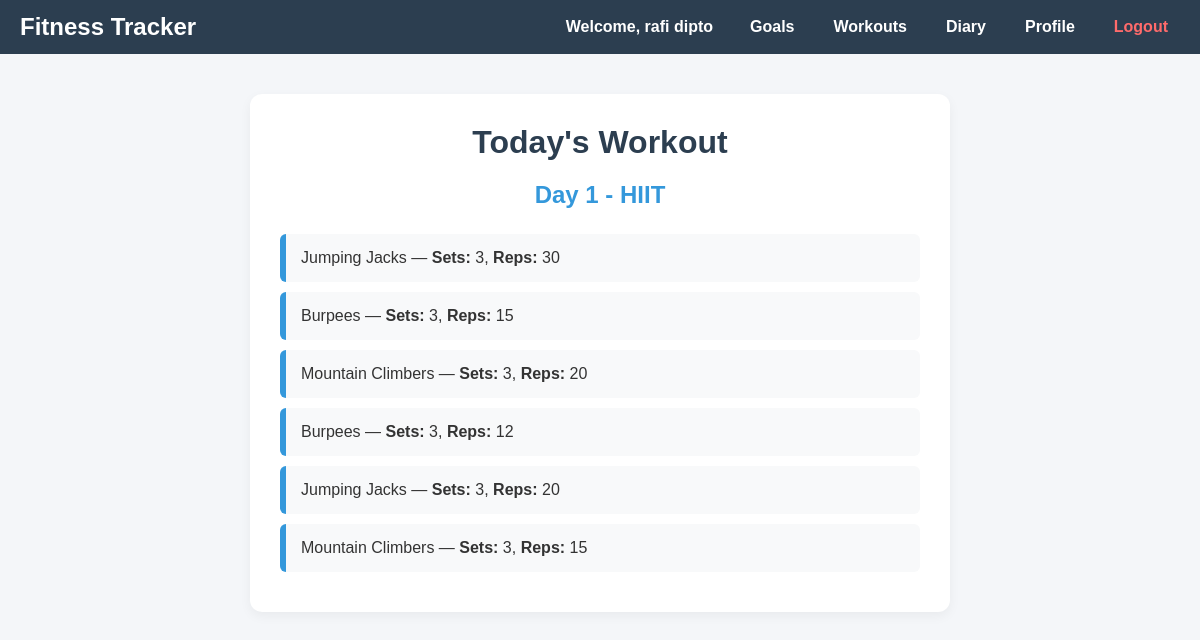
Screenshot of /public/index.php?controller=workout&action=showDailyWorkout (signed in) with the database file from the repository.
### tables this page shows
CREATE TABLE `workouts` (
  `id` int(11) NOT NULL,
  `program_id` int(11) DEFAULT NULL,
  `workout_name` varchar(100) DEFAULT NULL,
  `description` text DEFAULT NULL
);

CREATE TABLE `exercises` (
  `id` int(11) NOT NULL,
  `workout_id` int(11) DEFAULT NULL,
  `exercise_name` varchar(100) DEFAULT NULL,
  `sets` int(11) DEFAULT NULL,
  `reps` varchar(50) DEFAULT NULL
);

### app/controllers/WorkoutController.php (called while the page is built, shortened)
<?php
require ROOT . '/config/database.php';
require_once ROOT . '/app/models/WorkoutModel.php';
function showDailyWorkout() {
    global $conn;
    $user_id = $_SESSION['user']['id'] ?? 0;
    $userProgram = getUserProgram($conn, $user_id);
    $currentWeek = getCurrentWeek($userProgram['start_date'], $userProgram['duration_weeks']);
    $todayName = date('l');
    $workout = getScheduledWorkout($conn, $user_id, $currentWeek, $todayName);
    $exercises = [];
    if ($workout) {
        $exercises = getExercisesByWorkout($conn, $workout['id']);
    }
    require ROOT . '/app/views/workout/daily.php';
}
function getCurrentWeek($programStartDate, $programDurationWeeks) {
    $today = new DateTime();
    $start = new DateTime($programStartDate);
    $diff = $start->diff($today);
    $daysPassed = $diff->days;
    $weekNumber = floor($daysPassed / 7) + 1;
    return $weekNumber;
}

### app/models/WorkoutModel.php (called while the page is built, shortened)
<?php
function getExercisesByWorkout($conn, $workout_id) {
    $stmt = $conn->prepare("SELECT * FROM exercises WHERE workout_id = ?");
    $stmt->bind_param("i", $workout_id);
    $stmt->execute();
    return $stmt->get_result();
}
function getUserProgram($conn, $user_id) {
    $stmt = $conn->prepare("
        SELECT up.*, p.duration_weeks
        FROM user_programs up
        JOIN programs p ON up.program_id = p.id
        WHERE up.user_id = ?");
    $stmt->bind_param("i", $user_id);
    $stmt->execute();
    return $stmt->get_result()->fetch_assoc();
}
function getScheduledWorkout($conn, $user_id, $week_number, $day_of_week) {
    $stmt = $conn->prepare("
        SELECT w.* FROM schedule s
        JOIN workouts w ON s.workout_id = w.id
        WHERE s.user_id = ? AND s.week_number = ? AND s.day_of_week = ?");
    $stmt->bind_param("iis", $user_id, $week_number, $day_of_week);
    $stmt->execute();
    return $stmt->get_result()->fetch_assoc();
}

### app/views/workout/daily.php (the view, shortened to what this page needs)
<?php require_once ROOT . '/app/views/part/header.php'; ?>
<div class="today-container">
    <h1>Today's Workout</h1>
    <?php if ($workout): ?>
        <h2><?= htmlspecialchars($workout['workout_name']) ?></h2>
        <ul class="exercise-list">
            <?php while ($exercise = $exercises->fetch_assoc()): ?>
                <li>
                    <?= htmlspecialchars($exercise['exercise_name']) ?> —
                    <strong>Sets:</strong> <?= $exercise['sets'] ?>,
                    <strong>Reps:</strong> <?= $exercise['reps'] ?>
                </li>
            <?php endwhile; ?>
        </ul>
    <?php else: ?>
        <p class="no-workout">No workout scheduled for today. </p>
    <?php endif; ?>
</div>

### public/index.php (shortened to what this page needs)
<?php
$controller = $_GET['controller'] ?? 'auth';
$action = $_GET['action'] ?? 'login';
$controllerFile = ROOT . "/app/controllers/" . ucfirst($controller) . "Controller.php";
if (file_exists($controllerFile)) {
    if (function_exists($action)) {
        call_user_func($action);
    } else {
        echo "404 - Action '$action' not found.";
    }
} else {
    echo "404 - Controller '$controller' not found.";
}

### app/views/part/header.php (shortened to what this page needs)
<?php
$user = $_SESSION['user'];
?>
<!DOCTYPE html>
<html lang="en">
<head>
</head>
<body>
    <header>
        <nav class="navbar" role="navigation" aria-label="Main navigation">
            <div class="nav-left">
                <a href="?controller=auth&action=dashboard" class="logo-link" aria-label="Fitness Tracker Home">
                    <h1> Fitness Tracker</h1>
                </a>
            </div>
            <div class="nav-right">
                <span class="welcome-user">Welcome, <?= htmlspecialchars($user['first_name'] . ' ' . $user['last_name']) ?></span>
                <a href="?controller=goal&action=create">Goals</a>
                <a href="?controller=workout&action=catalog">Workouts</a>
                <a href="?controller=nutrition&action=diary">Diary</a>
                <a href="?controller=auth&action=profile">Profile</a>
                <a href="?controller=auth&action=logout" style="color: #ff6b6b;">Logout</a>
            </div>
        </nav>
    </header>

### app/views/part/header.php (style rules this page uses)
* { box-sizing: border-box; margin: 0; padding: 0; }
body { font-family: Arial, sans-serif; background-color: #f4f6f9; color: #333; }
.navbar { display: flex; justify-content: space-between; align-items: center; background-color: #2c3e50; padding: 10px 20px; color: white; flex-wrap: wrap; }
.logo-link { color: white; text-decoration: none; }
.nav-right { display: flex; align-items: center; gap: 15px; flex-wrap: wrap; }
.nav-right a { color: #fff; text-decoration: none; font-weight: bold; padding: 8px 12px; border-radius: 4px; transition: background-color 0.3s ease; }
.welcome-user { margin-right: 10px; font-weight: bold; white-space: nowrap; }

### app/views/workout/daily.php (style rules this page uses)
.today-container { max-width: 700px; margin: 40px auto; background: #fff; padding: 30px; border-radius: 12px; box-shadow: 0 4px 12px rgba(0,0,0,0.05); font-family: Arial, sans-serif; }
.today-container h1 { text-align: center; color: #2c3e50; margin-bottom: 20px; }
.today-container h2 { text-align: center; color: #3498db; margin-bottom: 25px; }
ul.exercise-list { list-style: none; padding: 0; }
ul.exercise-list li { background: #f8f9fa; margin: 10px 0; padding: 15px; border-left: 6px solid #3498db; border-radius: 6px; font-size: 1rem; color: #333; }

### rows the page displays
workouts: workout_name "Day 1 - HIIT"
exercises: exercise_name "Jumping Jacks", sets "3", reps "30"
exercises: exercise_name "Burpees", sets "3", reps "15"
exercises: exercise_name "Mountain Climbers", sets "3", reps "20"
exercises: exercise_name "Burpees", sets "3", reps "12"
exercises: exercise_name "Jumping Jacks", sets "3", reps "20"
exercises: exercise_name "Mountain Climbers", sets "3", reps "15"

### other values shown
$user['first_name'] . ' ' . $user['last_name'] "rafi dipto"
